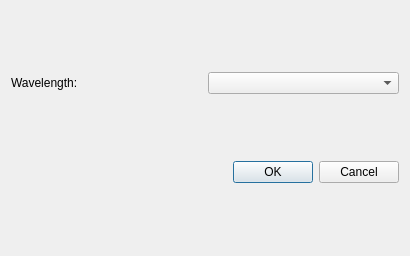
<?xml version="1.0" encoding="UTF-8"?>
<ui version="4.0">
 <class>ParaxialTraceDialog</class>
 <widget class="QDialog" name="ParaxialTraceDialog">
  <property name="geometry">
   <rect>
    <x>0</x>
    <y>0</y>
    <width>410</width>
    <height>256</height>
   </rect>
  </property>
  <property name="windowTitle">
   <string>Dialog</string>
  </property>
  <layout class="QGridLayout" name="gridLayout">
   <item row="0" column="0">
    <widget class="QLabel" name="label">
     <property name="text">
      <string>Wavelength: </string>
     </property>
    </widget>
   </item>
   <item row="0" column="1">
    <widget class="QComboBox" name="comboWvl"/>
   </item>
   <item row="1" column="0" colspan="2">
    <widget class="QDialogButtonBox" name="buttonBox">
     <property name="orientation">
      <enum>Qt::Horizontal</enum>
     </property>
     <property name="standardButtons">
      <set>QDialogButtonBox::Cancel|QDialogButtonBox::Ok</set>
     </property>
    </widget>
   </item>
  </layout>
 </widget>
 <resources/>
 <connections>
  <connection>
   <sender>buttonBox</sender>
   <signal>accepted()</signal>
   <receiver>ParaxialTraceDialog</receiver>
   <slot>accept()</slot>
   <hints>
    <hint type="sourcelabel">
     <x>248</x>
     <y>254</y>
    </hint>
    <hint type="destinationlabel">
     <x>157</x>
     <y>274</y>
    </hint>
   </hints>
  </connection>
  <connection>
   <sender>buttonBox</sender>
   <signal>rejected()</signal>
   <receiver>ParaxialTraceDialog</receiver>
   <slot>reject()</slot>
   <hints>
    <hint type="sourcelabel">
     <x>316</x>
     <y>260</y>
    </hint>
    <hint type="destinationlabel">
     <x>286</x>
     <y>274</y>
    </hint>
   </hints>
  </connection>
 </connections>
</ui>
